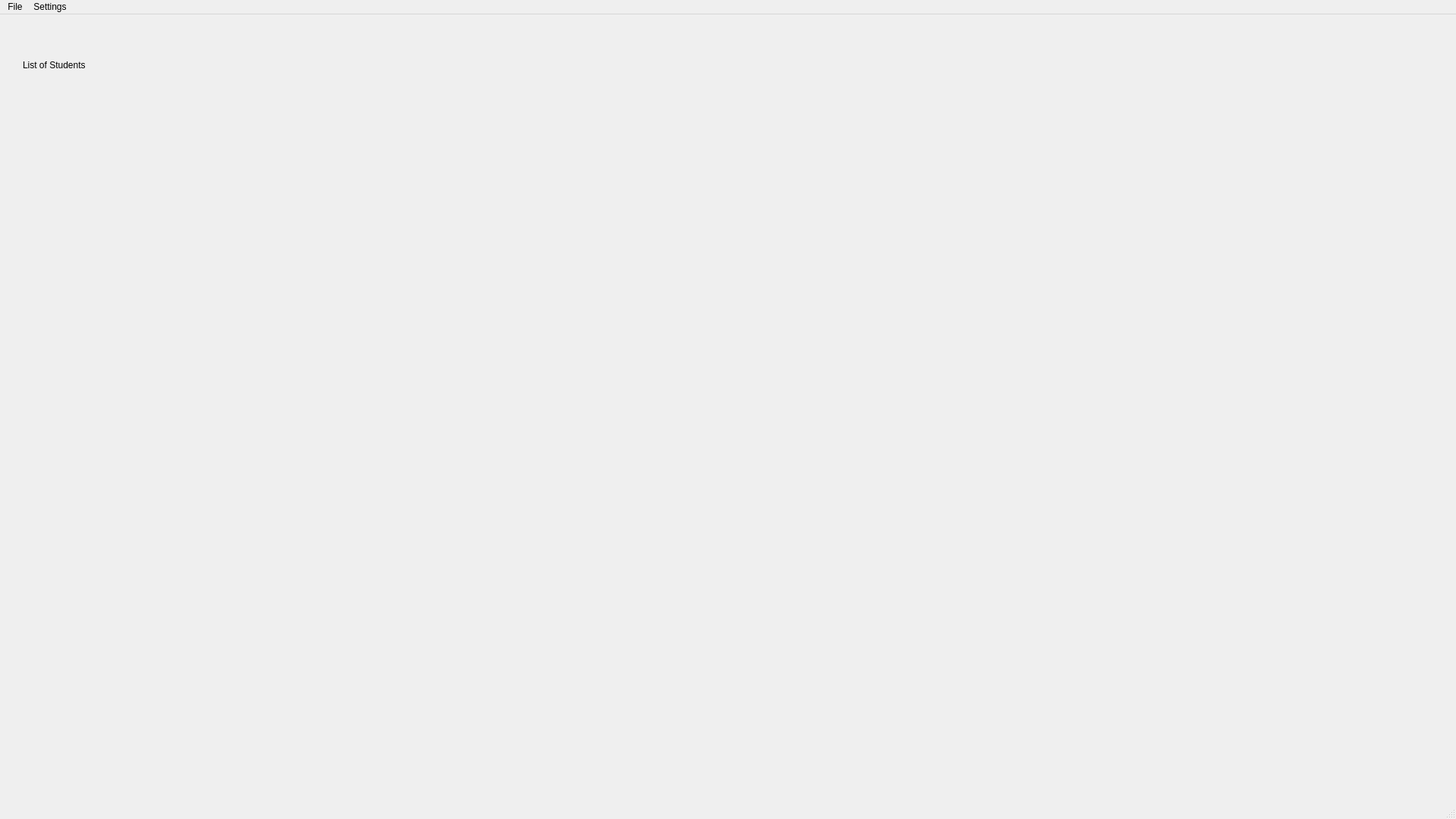
<?xml version="1.0" encoding="UTF-8"?>
<ui version="4.0">
 <class>MainWindow</class>
 <widget class="QMainWindow" name="MainWindow">
  <property name="geometry">
   <rect>
    <x>0</x>
    <y>0</y>
    <width>1920</width>
    <height>1080</height>
   </rect>
  </property>
  <property name="windowTitle">
   <string>MainWindow</string>
  </property>
  <widget class="QWidget" name="centralwidget">
   <widget class="QWidget" name="verticalLayoutWidget">
    <property name="geometry">
     <rect>
      <x>30</x>
      <y>60</y>
      <width>1821</width>
      <height>931</height>
     </rect>
    </property>
    <layout class="QVBoxLayout" name="verticalLayout">
     <item>
      <layout class="QHBoxLayout" name="MainHLayout">
       <item>
        <layout class="QVBoxLayout" name="verticalLayout_2">
         <item>
          <widget class="QLabel" name="TextLabel">
           <property name="maximumSize">
            <size>
             <width>300</width>
             <height>16777215</height>
            </size>
           </property>
           <property name="text">
            <string>List of Students</string>
           </property>
          </widget>
         </item>
         <item>
          <layout class="QVBoxLayout" name="StudentsListLayout"/>
         </item>
         <item>
          <spacer name="verticalSpacer_2">
           <property name="orientation">
            <enum>Qt::Orientation::Vertical</enum>
           </property>
           <property name="sizeHint" stdset="0">
            <size>
             <width>20</width>
             <height>40</height>
            </size>
           </property>
          </spacer>
         </item>
        </layout>
       </item>
       <item>
        <spacer name="horizontalSpacer">
         <property name="orientation">
          <enum>Qt::Orientation::Horizontal</enum>
         </property>
         <property name="sizeHint" stdset="0">
          <size>
           <width>40</width>
           <height>20</height>
          </size>
         </property>
        </spacer>
       </item>
      </layout>
     </item>
     <item>
      <spacer name="verticalSpacer">
       <property name="orientation">
        <enum>Qt::Orientation::Vertical</enum>
       </property>
       <property name="sizeHint" stdset="0">
        <size>
         <width>20</width>
         <height>40</height>
        </size>
       </property>
      </spacer>
     </item>
    </layout>
   </widget>
  </widget>
  <widget class="QMenuBar" name="menubar">
   <property name="geometry">
    <rect>
     <x>0</x>
     <y>0</y>
     <width>1920</width>
     <height>33</height>
    </rect>
   </property>
   <widget class="QMenu" name="menuMenu">
    <property name="title">
     <string>File</string>
    </property>
    <addaction name="actionSaveSave"/>
    <addaction name="actionLoadSave"/>
   </widget>
   <widget class="QMenu" name="menuSettings">
    <property name="title">
     <string>Settings</string>
    </property>
    <widget class="QMenu" name="menuVideo_sourse">
     <property name="title">
      <string>Video sourse</string>
     </property>
     <addaction name="actionVSDroidcam"/>
     <addaction name="actionVSCameraByIndex"/>
    </widget>
    <addaction name="menuVideo_sourse"/>
   </widget>
   <addaction name="menuMenu"/>
   <addaction name="menuSettings"/>
  </widget>
  <widget class="QStatusBar" name="statusbar"/>
  <action name="actionSaveSave">
   <property name="text">
    <string>Save</string>
   </property>
  </action>
  <action name="actionLoadSave">
   <property name="text">
    <string>Load</string>
   </property>
  </action>
  <action name="actionVSDroidcam">
   <property name="text">
    <string>Droidcam</string>
   </property>
  </action>
  <action name="actionVSCameraByIndex">
   <property name="text">
    <string>Camera by index</string>
   </property>
  </action>
 </widget>
 <resources/>
 <connections/>
</ui>
